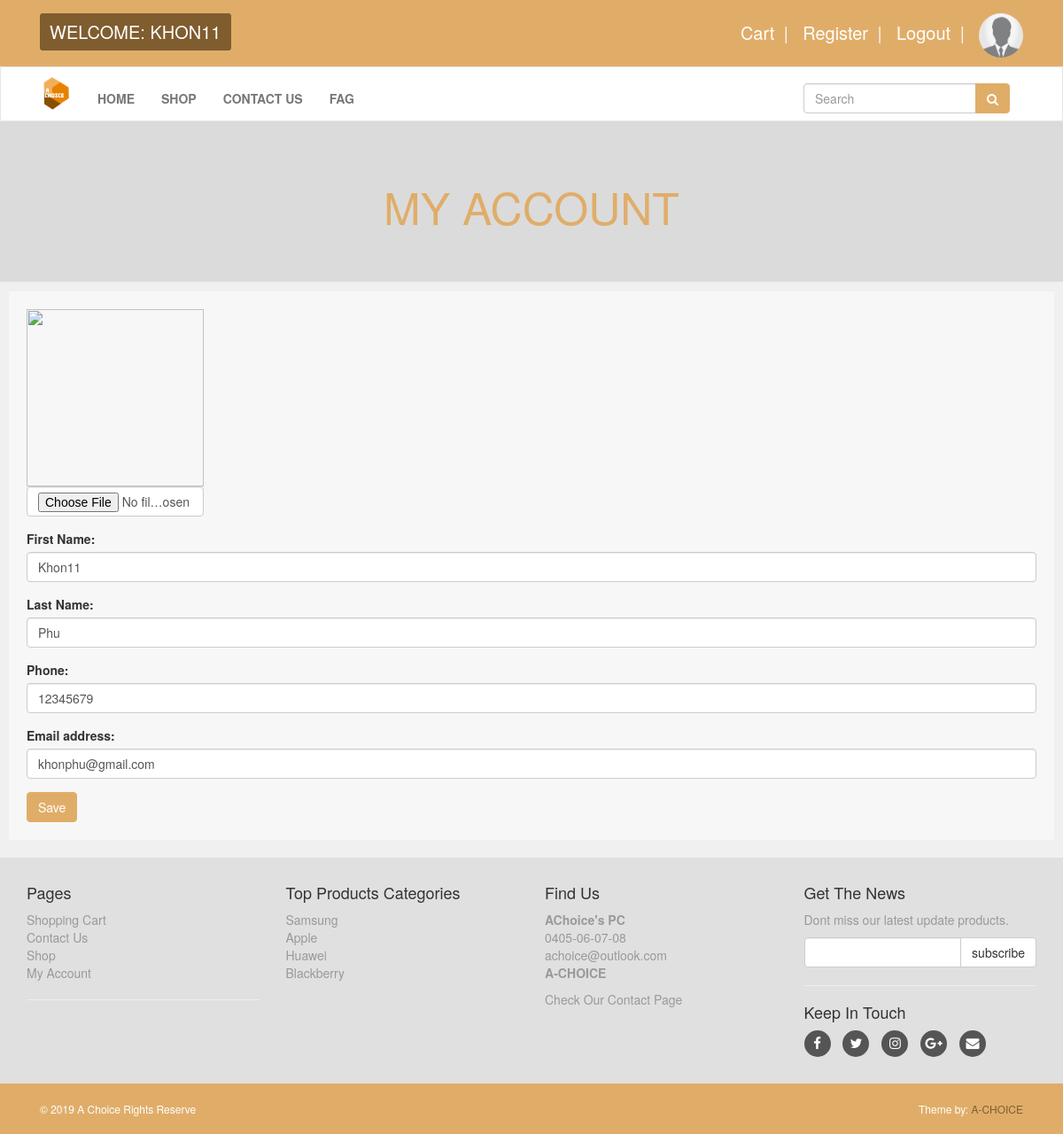
Page /profile.php (signed in) on the committed database.
### tables this page shows
CREATE TABLE `customer` (
  `customer_id` int(10) NOT NULL,
  `customer_fname` varchar(255) NOT NULL,
  `customer_lname` varchar(255) NOT NULL,
  `customer_email` varchar(255) NOT NULL,
  `customer_pass` varchar(255) NOT NULL,
  `customer_phone` int(50) NOT NULL,
  `customer_image` text NOT NULL
);

### profile.php (the view, shortened to what this page needs)
<?php
    include 'navigation/header.php';
global $con;
$get_customer = "select * from customer where customer_id='".$_SESSION['customer_id']."'";
$run_customer = mysqli_query($con,$get_customer);
$row = mysqli_fetch_array($run_customer);
$customer_image = $row['customer_image'];
?>
<div class="jumbotron" id="hot">
    <div class="box">
        <div class="container">
            <div class="col-md-12">
                <h2>
                    My Account
                </h2>
            </div>
        </div>
    </div>
</div>
<div class="container" >
        <div class="box">
            <div class="box-header">
                <form action="profile.php" method="POST" enctype="multipart/form-data">
                    <div class="form-group">
                        <?php echo "<img class='img-responsive' src='images/customer_images/$customer_image' style='width:200px ; height:200px'>" ?>
                        <input type="file" name="c_image" class="form-control form-height-custom" style="width:200px">
                    </div>
                    <div class="form-group">
                        <label for="fname">First Name:</label>
                        <input type="text" class="form-control" id="fname" name="fname" value="<?php echo $row['customer_fname'];?>">
                    </div>
                    <div class="form-group">
                        <label for="lname">Last Name:</label>
                        <input type="text" class="form-control" id="lname" name="lname" value="<?php echo $row['customer_lname'];?>">
                    </div>
                    <div class="form-group">
                        <label for="phone">Phone:</label>
                        <input type="number" class="form-control" id="phone" name="phone" value="<?php echo $row['customer_phone'];?>">
                    </div>
                    <div class="form-group">
                        <label for="email">Email address:</label>
                        <input type="email" class="form-control" id="email" name="email" value="<?php echo $row['customer_email'];?>">
                    </div>
                    <button type="submit" name="update" value="update" class="btn btn-primary">Save</button>
                </form>
            </div>
        </div>
</div>
<?php
    include 'navigation/footer.php';
?>

### styles/style.css (style rules this page uses)
.btn-primary { color: rgb(255, 255, 255); background: #e0ad69; border-color: #e0ad69; }
.jumbotron { background: #dbdbdb; }
#hot h2 { font-size: 50px; font-weight: 400; color: #e0ad69; text-align: center; text-transform: uppercase; }
.box .box-header { background-color: #f7f7f7; margin: -20px -20px 20px; padding: 20px; border-top: 1px solid #eeeeee; }

### rows in the picture
customer: fname "Khon11", lname "Phu", phone "12345679", email "khonphu@gmail.com"

### other values in the picture
$_SESSION['customer_email'] "KHON11"
